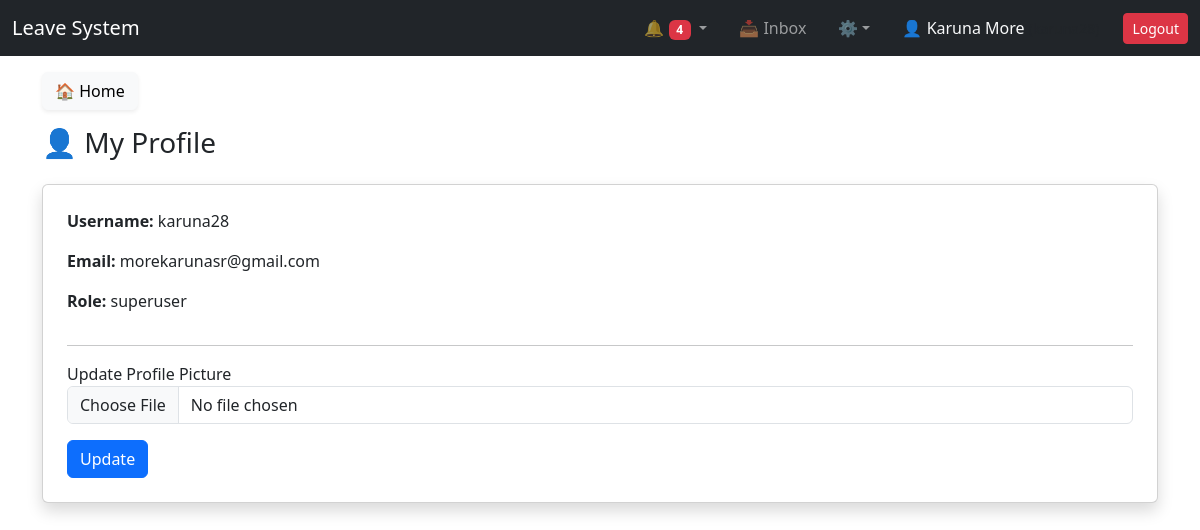
/profile/ (signed in), run on the app's committed database.
### accounts/models.py (models this page shows, shortened)
class User(AbstractUser):
    ROLE_CHOICES = (
        ('superuser', 'Superuser'),
        ('manager', 'Manager'),
        ('employee', 'Employee'),
    )
    role = models.CharField(max_length=20, choices=ROLE_CHOICES)
    profile_pic = models.ImageField(upload_to='profile_pics/', null=True, blank=True)
    department = models.ForeignKey(
        'departments.Department',
        on_delete=models.SET_NULL,
        null=True,
        blank=True,
        related_name='employees'
    )
    manager = models.ForeignKey(
        'self',
        on_delete=models.SET_NULL,
        null=True,
        blank=True,
        related_name='team_members'
    )
    profile_picture = models.ImageField(
        upload_to='profiles/',
        null=True,
        blank=True
    )
    def get_full_name(self):   # ✅ ADD THIS
        if self.first_name and self.last_name:
            return f"{self.first_name} {self.last_name}"
        return self.username

### accounts/views.py (the view)
# urls.py: path('profile/', views.profile_view, name='profile'),
@login_required
def profile_view(request):
    user = request.user
    if request.method == 'POST':
        form = ProfilePicForm(request.POST, request.FILES, instance=user)
        if form.is_valid():
            form.save()
            return redirect('profile')  # refresh page
    else:
        form = ProfilePicForm(instance=user)
    return render(request, 'accounts/profile.html', {'form': form})

### accounts/forms.py
class ProfilePicForm(forms.ModelForm):
    class Meta:
        model = User
        fields = ['profile_pic']

### accounts/context_processors.py (called while the page is built)
def notification_data(request):
    if request.user.is_authenticated:
        notifications = Notification.objects.filter(
            user=request.user
        ).order_by('-created_at')[:5]
        unread_count = Notification.objects.filter(
            user=request.user,
            is_read=False
        ).count()
        return {
            'notifications': notifications,
            'unread_count': unread_count
        }
    return {}

### accounts/templates/accounts/profile.html (shortened to what this page needs)
{% extends 'base.html' %}
{% block content %}
<a href="
{% if user.role == 'manager' %}
    {% url 'manager_dashboard' %}
{% elif user.role == 'superuser' %}
    {% url 'superuser_dashboard' %}
{% else %}
    {% url 'employee_dashboard' %}
{% endif %}
"
class="btn btn-light shadow-sm mb-3">
    🏠 Home
</a>
<h3 class="mb-4">👤 My Profile</h3>
<div class="card p-4 shadow">
    <p><strong>Username:</strong> {{ user.username }}</p>
    <p><strong>Email:</strong> {{ user.email }}</p>
    <p><strong>Role:</strong> {{ user.role }}</p>
    <hr>
    <form method="POST" enctype="multipart/form-data">
        <div class="mb-3">
            <label>Update Profile Picture</label>
            <input type="file" name="profile_pic" class="form-control">
        </div>
        <button type="submit" class="btn btn-primary">Update</button>
    </form>
</div>
{% endblock %}

### templates/base.html (shortened to what this page needs)
<!DOCTYPE html>
<html>
<head>
    <link href="https://cdn.jsdelivr.net/npm/bootstrap@5.3.0/dist/css/bootstrap.min.css" rel="stylesheet">
</head>
<body>
<nav class="navbar navbar-expand-lg navbar-dark bg-dark">
    <div class="container-fluid">
        <a class="navbar-brand" href="#">Leave System</a>
        <div class="collapse navbar-collapse" id="navbarNav">
            <ul class="navbar-nav ms-auto align-items-center gap-3">
                {% if user.is_authenticated %}
                <li class="nav-item dropdown">
                    <a class="nav-link dropdown-toggle" href="#" data-bs-toggle="dropdown">
                        🔔
                        {% if unread_count %}
                            <span class="badge bg-danger">{{ unread_count }}</span>
                        {% endif %}
                    </a>
                </li>
                <li class="nav-item">
                    <a class="nav-link" href="{% url 'inbox' %}">📥 Inbox</a>
                </li>
                <li class="nav-item dropdown">
                    <a class="nav-link dropdown-toggle" href="#" data-bs-toggle="dropdown">⚙</a>
                </li>
                <li class="nav-item">
                    <span class="nav-link text-light">
                        👤 {{ user.get_full_name }}
                        <small class="text-muted">({{ user.username }})</small>
                    </span>
                </li>
                <li class="nav-item">
                    <a class="btn btn-danger btn-sm" href="{% url 'logout' %}">Logout</a>
                </li>
                {% endif %}
            </ul>
        </div>
    </div>
</nav>
<div class="container mt-3">
    {% block content %}
    {% endblock %}
</div>
</body>
</html>

### data on the page
User: get_full_name "Karuna More", username "karuna28", email "morekarunasr@gmail.com", role "superuser"

### other printed values
{{ unread_count }} "4"
